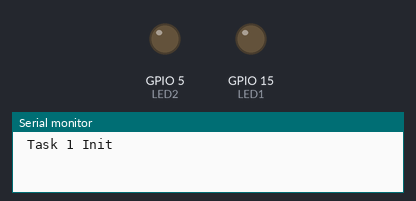
Recording of a program running on a simulated ESP32. On the bench: output pins drawn as LEDs (lit = HIGH), the last lines printed to the serial monitor.

Above: at 0.3 s.
At 1.5 s:
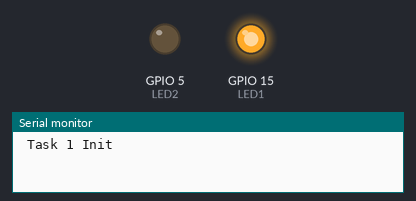
At 3.3 s:
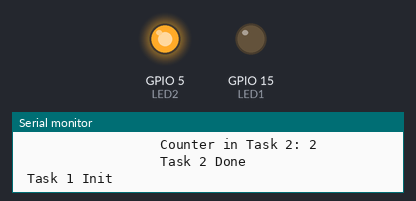
At 5.6 s:
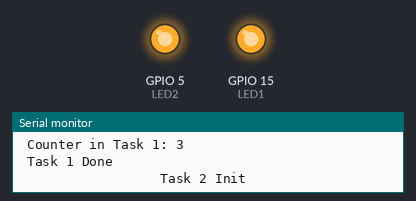
Timing chart, 0 to 6.9 s (numbered marks = the images above):
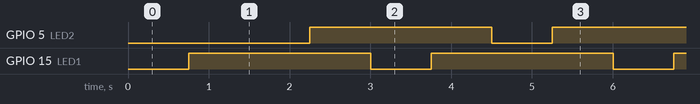

Measured:
- by itself, GPIO 5 (LED2), GPIO 15 (LED1): alternates HIGH for 2.3 s and LOW for 0.75 s
- by itself, everything shown: repeats every 24.0 s, in 32 steps

The program:

main.cpp
```cpp
#include <Arduino.h>

#define LED1 15
#define LED2 5

//TaskHandle_t Task1, Task2;
SemaphoreHandle_t mutex;
int counter = 0;

void blink(byte pin, int duration) {

  digitalWrite(pin, LOW);
  delay(duration);
  digitalWrite(pin, HIGH);
  delay(duration);
}

void Task1( void * parameter )
{
  for (;;) {
    xSemaphoreTake(mutex, portMAX_DELAY );
    //Serial.print(millis());
    Serial.println(" Task 1 Init");
    blink(LED1, 750);
    //delay(50);
    counter++;
    Serial.print(" Counter in Task 1: ");
    Serial.println(counter);
    //Serial.print(millis());
    Serial.println(" Task 1 Done ");
    xSemaphoreGive(mutex);
    delay(10);

  }
}

void Task2( void * parameter )
{
  for (;;) {
    xSemaphoreTake(mutex, portMAX_DELAY );
    //Serial.print(millis());
    Serial.println("                  Task 2 Init");
    blink(LED2, 750);
    //delay(5000);
    counter++;
    //while(1){} //simulate locking
    Serial.print("                  Counter in Task 2: ");
    Serial.println(counter);
    //Serial.print(millis());
    Serial.println("                  Task 2 Done");
    xSemaphoreGive(mutex);
    delay(10);
  }
}

// the setup function runs once when you press reset or power the board
void setup() {
  Serial.begin(115200);
  pinMode(LED1, OUTPUT);
  pinMode(LED2, OUTPUT);
  mutex = xSemaphoreCreateMutex();

  xTaskCreatePinnedToCore(
    Task1,
    "led1Task",
    1000,
    NULL,
    1,
    0,
    0);

  //delay(500);  // needed to start-up task1

  xTaskCreatePinnedToCore(
    Task2,
    "led2Task",
    1000,
    NULL,
    1,
    0,
    1);

}

void loop() {
  delay(100);
}
```
